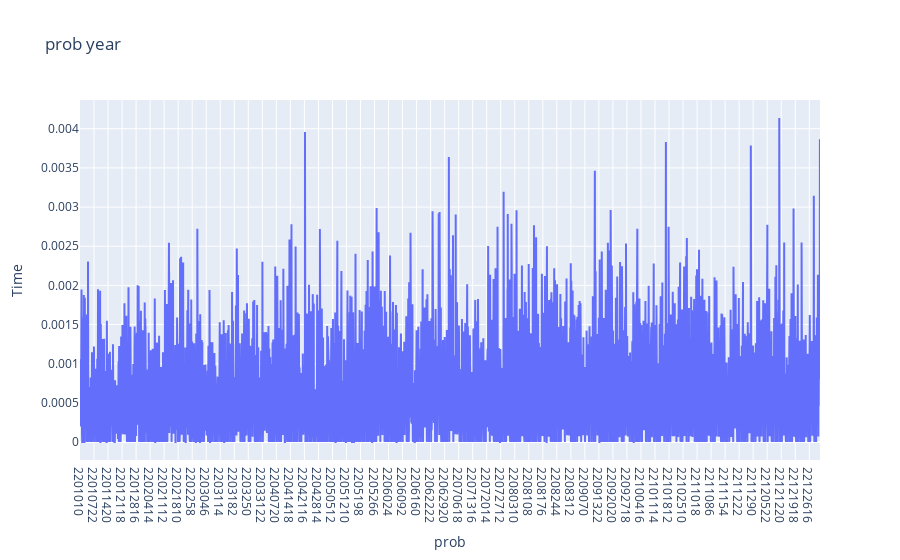

Notebook source saved alongside this figure:
### Code cell
fig = go.Figure(data=[
    go.Scatter(x=x_label_year, y=prob_flatten, name='prob'),
])
fig.update_layout(xaxis=dict(title='prob'),
                 yaxis=dict(title='Time'),
                 title='prob year')
fig.show()

### Figure 1 — Plotly figure (JSON) as saved in the notebook; plotly's stock layout.template omitted (floating-point values rounded to 4 significant figures; data arrays with more than 128 entries replaced by an {"elided": "..."} marker saying what was removed)
{"data": [{"name": "prob", "type": "scatter", "x": {"elided": "8760 str values"}, "y": {"elided": "8760 float values"}}], "layout": {"title": {"text": "prob year"}, "xaxis": {"title": {"text": "prob"}}, "yaxis": {"title": {"text": "Time"}}}}
